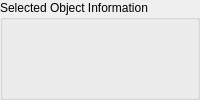
    <widget class="QDockWidget" name="widgetInform">
     <property name="maximumSize">
      <size>
       <width>524287</width>
       <height>150</height>
      </size>
     </property>
     <property name="features">
      <set>QDockWidget::AllDockWidgetFeatures</set>
     </property>
     <widget class="QWidget" name="dockWidgetContents">
      <layout class="QGridLayout" name="gridLayout_4">
       <property name="leftMargin">
        <number>0</number>
       </property>
       <property name="topMargin">
        <number>0</number>
       </property>
       <property name="rightMargin">
        <number>0</number>
       </property>
       <property name="bottomMargin">
        <number>0</number>
       </property>
       <property name="spacing">
        <number>0</number>
       </property>
       <item row="0" column="0">
        <widget class="QGroupBox" name="groupBox">
         <property name="minimumSize">
          <size>
           <width>0</width>
           <height>0</height>
          </size>
         </property>
         <property name="title">
          <string>Selected Object Information</string>
         </property>
         <layout class="QVBoxLayout" name="verticalLayout_5">
          <property name="spacing">
           <number>0</number>
          </property>
          <property name="leftMargin">
           <number>0</number>
          </property>
          <property name="topMargin">
           <number>0</number>
          </property>
          <property name="rightMargin">
           <number>0</number>
          </property>
          <property name="bottomMargin">
           <number>0</number>
          </property>
          <item>
           <widget class="QLabel" name="infolabel">
            <property name="text">
             <string/>
            </property>
           </widget>
          </item>
         </layout>
        </widget>
       </item>
      </layout>
     </widget>
    </widget>
